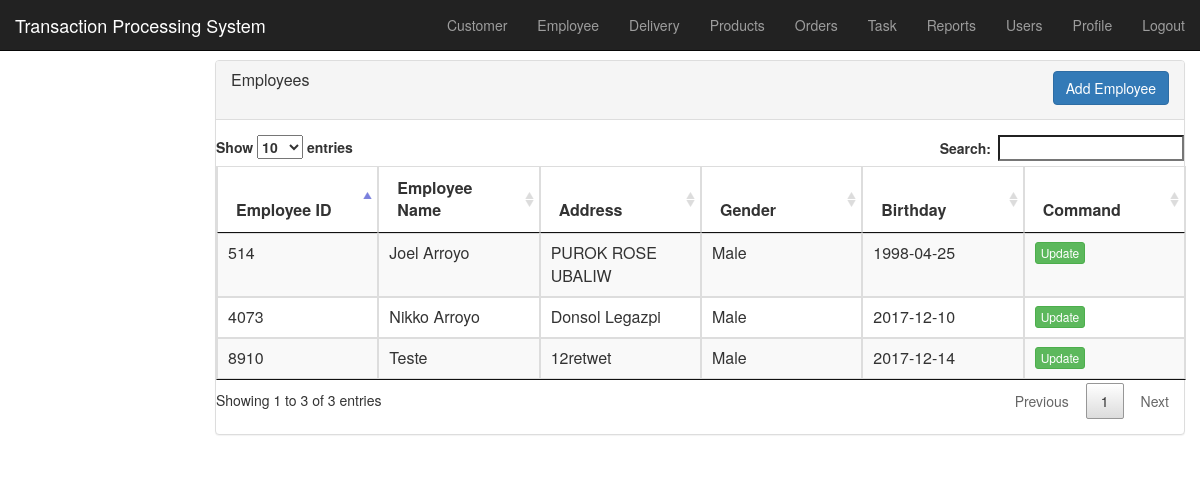
The page /employee.php on the database as committed earlier.
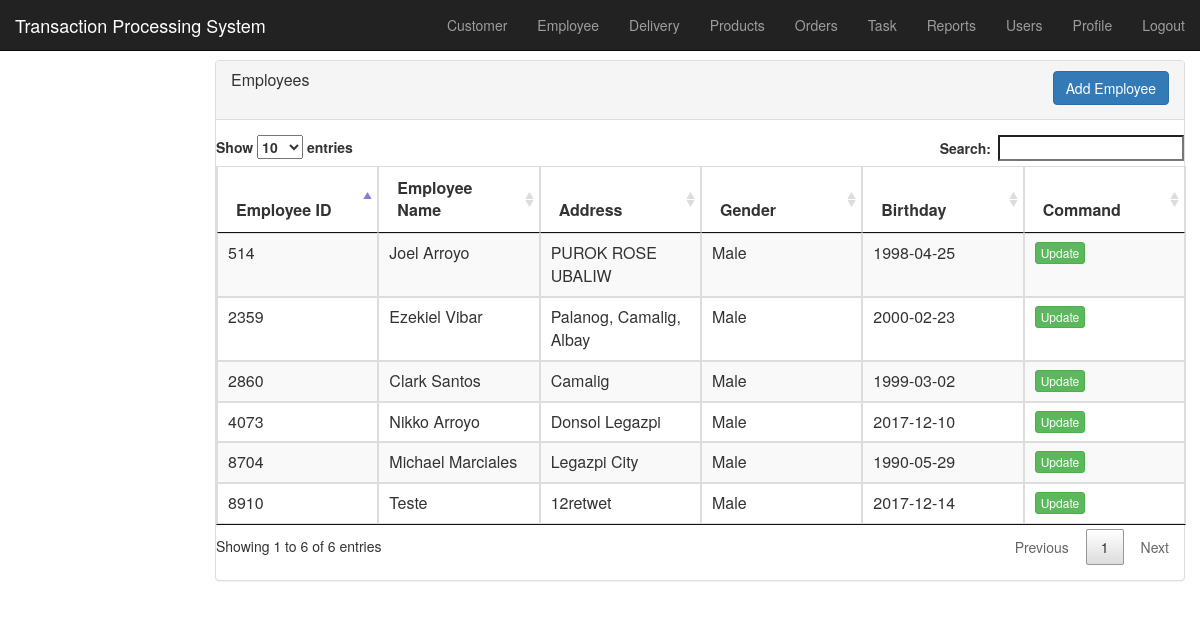
The same page on the database as committed later.
### tables this page shows
CREATE TABLE `employees` (
  `id` int(11) NOT NULL,
  `employee_id` int(11) NOT NULL,
  `employee_name` varchar(255) NOT NULL,
  `address` varchar(255) NOT NULL,
  `gender` varchar(255) NOT NULL,
  `birthday` date NOT NULL,
  `user_acct` int(11) NOT NULL
);

### core/database.php (called while the page is built, shortened)
<?php
 class Database
 {
      private $host = "localhost";
      private $username = 'root';
      private $password = '123456';
      private  $database = 'db_gfctps';
      public function database_connect()
      {
           $this->connect = mysqli_connect($this->host, $this->username, $this->password, $this->database);
      }
 }
 ?>

### employee.php (the view, shortened to what this page needs)
<?php include 'includes/header.php';?>
    <div class="container-fluid">
                <div class="row">
                  <br />
                  <br />
                  <br />
          <div class="col-sm-9 col-sm-offset-3 col-md-10 col-md-offset-2 main">
	          	<div class="panel panel-default">
                  <div class="panel-heading">
                    <button type="button" class="btn btn-primary btn-md pull-right" data-toggle="modal" data-target="#myModal">
                      Add Employee
                    </button>
                    <h3 class="panel-title">Employees</h3>
                    <br />
                  </div>
                    <div class="panel-body">
                           <div class="row placeholders">
                          <table id="employee_data" class="table table-bordered table-striped">
                                <thead>
                                    <tr>
                                       <th width="14%">Employee ID</th>
                                       <th width="14%">Employee Name</th>
                                       <th width="14%">Address</th>
                                       <th width="14%">Gender</th>
                                       <th width="14%">Birthday</th>
                                       <th width="14%">Command</th>
                                  </tr>
                                </thead>
                                <tbody  >
                                       <?php
                                             $query ="SELECT * FROM employees";
                                             $result = mysqli_query($object->connect, $query);
                                              while($row = mysqli_fetch_object($result))
                                                  {
                                                     if($row->gender== 'M'){
                                                          $gender = 'Male';
                                                        }else{
                                                          $gender = 'Female';
                                                        }
                                                       echo '
                                                       <tr>
                                                            <td>'.$row->employee_id.'</td>
                                                            <td>'.$row->employee_name.'</td>
                                                            <td>'.$row->address.'</td>
                                                            <td>'.$gender.'</td>
                                                            <td>'.$row->birthday.'</td>
                                                            <td><button type="button" name="update" id="'.$row->id.'" class="btn btn-success btn-xs updateEmployee">Update</button></td>
                                                       </tr>
                                                       ';
                                                  }
                                        ?>
                                </tbody>
                        </table>
                    </div>
                  </div>
              </div>
           </div>
     </div>
</div>
<?php
include 'includes/footer.php';
?>

### includes/header.php (shortened to what this page needs)
<?php
include 'core/database.php';
$object = new Database();
?>
<html>
     <head>
          <link rel="stylesheet" href="css/bootstrap.min.css" />
          <link rel="stylesheet" href="css/jquery.dataTables.min.css" />
          <link rel="stylesheet" href="css/bootstrap-select.min.css" />
          <link rel="stylesheet" href="css/jquery-ui.css" />
     </head>
     </head>
       <?php include 'includes/nav.php'; ?>
<body>

### includes/nav.php (shortened to what this page needs)
<nav class="navbar navbar-inverse navbar-fixed-top">
      <div class="container-fluid">
        <div class="navbar-header">
          <a class="navbar-brand" href="index.php">Transaction Processing System</a>
        </div>
        <div id="navbar" class="navbar-collapse collapse">
          <ul class="nav navbar-nav navbar-right" style="color: black;">
                 <?php if($_SESSION["access"]==1){?>
                <li><a href="customer.php">Customer</a></li>
                <li><a href="employee.php">Employee</a></li>
                <li><a href="delivery.php">Delivery</a></li>
                <li><a href="products.php">Products</a></li>
                <li><a href="orders.php">Orders</a></li>
                <li><a href="task.php">Task</a></li>
                <li><a href="reports.php">Reports</a></li>
                <li ><a href="profile.php">Profile</a></li>
                <li ><a href="logout_parse.php">Logout</a></li>
                <?php }elseif ($_SESSION["access"]==2) {
                 ?>
                <li><a href="task.php">Task</a></li>
                <li ><a href="profile.php">Profile</a></li>
                <li ><a href="logout_parse.php">Logout</a></li>
               <?php }else{ ?>
                <li><a href="customer.php">Customer</a></li>
                <li><a href="employee.php">Employee</a></li>
                <li><a href="delivery.php">Delivery</a></li>
                <li><a href="products.php">Products</a></li>
                <li><a href="orders.php">Orders</a></li>
                <li><a href="task.php">Task</a></li>
                <li><a href="reports.php">Reports</a></li>
                <li><a href="users.php">Users</a></li>
                <li ><a href="profile.php">Profile</a></li>
                <li ><a href="logout_parse.php">Logout</a></li>
               <?php } ?>
          </ul>
        </div>
      </div>
    </nav>

### includes/footer.php (shortened to what this page needs)
     </body>
</html>

Rows that differ between the two databases and show on the page:
added employees: employee "2860", employee_name "Clark Santos", address "Camalig", gender "Male", birthday "1999-03-02"
added employees: employee "8704", employee_name "Michael Marciales", address "Legazpi City", gender "Male", birthday "1990-05-29"
added employees: employee "2359", employee_name "Ezekiel Vibar", address "Palanog, Camalig, Albay", gender "Male", birthday "2000-02-23"
Other text that changed with them:
text written by a page script: "Show entries Search: Showing 1 to 3 of 3 entries Previous 1 Next" → "Show entries Search: Showing 1 to 6 of 6 entries Previous 1 Next"
